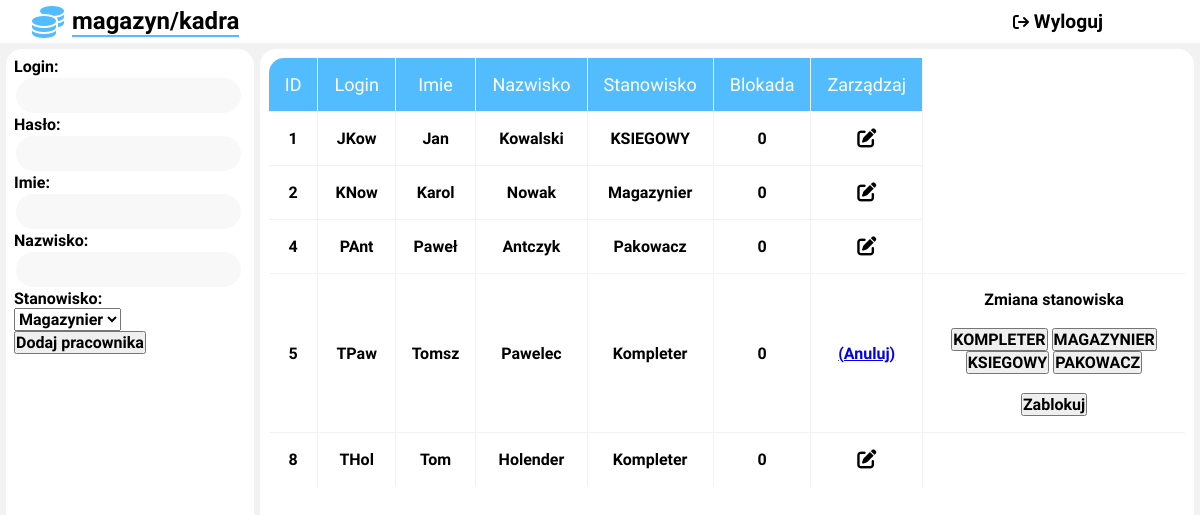
The page /mag/kadra.php?edit=5 on the database its author committed.
### tables this page shows
CREATE TABLE `pracownik` (
  `ID_PRACOWNIKA` int(11) NOT NULL,
  `IMIE` varchar(30) NOT NULL,
  `NAZWISKO` varchar(50) NOT NULL,
  `STANOWISKO` varchar(20) NOT NULL,
  `DATA_ZATRUDNIENIA` date NOT NULL,
  `HASLO` varchar(30) NOT NULL,
  `LOGIN` varchar(30) NOT NULL,
  `BLOKADA` tinyint(1) NOT NULL
);

### mag/kadra.php (the view, shortened to what this page needs)
<!DOCTYPE HTML>
<html>
<head>
	<link rel="stylesheet" type="text/css" href="style_kadra.css">
	<link rel="stylesheet" href="https://cdnjs.cloudflare.com/ajax/libs/font-awesome/6.1.0/css/all.min.css"/>
</head>
<body>
<div class="container">
<?php
$conn = mysqli_connect("localhost", "root", "", "magazyn");
mysqli_query($conn, 'SET NAMES utf8');
mysqli_query($conn, 'SET CHARACTER SET utf8');
mysqli_query($conn, "SET collation_connection = utf8_polish_ci");
?>
<div class="nav">
			<div class="logo">
				<i class="fa-solid fa-coins"></i>
				<h2>magazyn/kadra</h2>
			</div>
	<div class="nav_panel">
	<form action="klient.php" method="post">
			<button type="submit"><i class="fa-solid fa-arrow-right-from-bracket"></i> Wyloguj </button>
		</form>
	</div>
</div>
<div class="dodawanie">
	<form action="kadra-dodaj.php" method="post">
			Login:
			<br>
			<input type="text" name="login" required>
			<br>
			Hasło:
			<br>
			<input type="password" name="haslo"	required>
			<br>
			Imie:
			<br>
			<input type="text" name="imie" required>
			<br>
			Nazwisko:
			<br>
			<input type="text" name="nazwisko" required>
			<br>
			Stanowisko:
			<br>
			<select name="stanowisko" required>
			<option>Magazynier</option>
			</select>
			<button type="submit" value="Dodaj pracownika">Dodaj pracownika</button>
	</form>
</div>
<div class="panel">
	<table class="tab">
	<tr>
	<td><b>ID</b></td>
	<td><b>Login</b></td>
	<td><b>Imie</b></td>
	<td><b>Nazwisko</b></td>
	<td><b>Stanowisko</b></td>
	<td><b>Blokada</b></td>
	<td><b>Zarządzaj</b></td>
	</tr>
	<?php
		$result = mysqli_query($conn, "SELECT * FROM PRACOWNIK where STANOWISKO != 'Administrator'");
		while($row = mysqli_fetch_assoc($result))
		{
			$stan=$row['STANOWISKO'];
			$idu=$row['ID_PRACOWNIKA'];
			$log=$row['LOGIN'];
			$akt=$row['BLOKADA'];
			$im=$row['IMIE'];
			$naz=$row['NAZWISKO'];
			echo '<tr>';
			echo '<td>';
			echo $idu;
			echo '</td>';
			echo '<td>';
			echo $log;
			echo '</td>';
			echo '<td>';
			echo $im;
			echo '</td>';
			echo '<td>';
			echo $naz;
			echo '</td>';
			echo '<td>';
			echo $stan;
			echo '</td>';
			echo '<td>';
			echo $akt;
			echo '</td>';
			echo '<td>';
			if($_GET['edit'] == $idu)
			{
			echo '<a href="kadra.php?edit="';
			echo $idu;
			echo '"> (Anuluj)</a>';
			}
			else
			{
			echo '<a href="kadra.php?edit=';
			echo $idu;
			echo '"><i class="fa-solid fa-pen-to-square"></i></a>';
			}
			echo '</td>';
			if($_GET['edit']==$idu)
			{
			?>
			<td>
			<b class="nag2">Zmiana stanowiska</b>
			<br>
			<br>
			<form action="kadra-zmien.php" method="post">
			<button type="submit" name="upr" value="3">KOMPLETER</button>
			<button type="submit" name="upr" value="1">MAGAZYNIER</button>
			<button type="submit" name="upr" value="2">KSIEGOWY</button>
			<button type="submit" name="upr" value="4">PAKOWACZ</button>
			</form>
			<br>
			<form action="kadra-zmien.php" method="post">
			<?php
			if ($akt == 0) echo '<button type="submit" name="blok" value="0">Zablokuj</button>';
			else echo '<button type="submit" name="blok" value="1">Odblokuj</button>';
			echo '</form>';
		}
		}
	echo '</div>';
	?>
</div>
</body>
</html>

### mag/style_kadra.css (style rules this page uses)
* { font-family: 'Work Sans', sans-serif; font-weight: 600; font-size: medium; margin: 0; padding: 0; }
body { background: #f2f2f2; }
.container { display: grid; width: 100vw; min-height: 100vh; margin: 0; grid-gap: 6px; grid-template-columns: 1fr auto auto 1fr; grid-template-rows: auto 1fr; grid-template-areas: "nav nav nav nav" ". dodawanie panel ." ". dodawanie panel ."; }
.nav { grid-area: nav; background: white; color: black; display: grid; grid-template-columns: 1fr 1fr 1fr 1fr; grid-template-rows: repeat(4, auto) 1fr; grid-template-areas: "logo . . nav_panel" }
.logo { grid-area: logo; align-items: center; margin-left: 4vh; display: flex; float: left; text-align: left; width: 100%; color: black; }
.logo i { font-size: xx-large; font-weight: bolder; color: #52BCFF; }
.logo h2 { font-size: x-large; margin-left: 1vh; font-weight: bold; border-bottom: 2px solid #52BCFF; }
.nav_panel { grid-area: nav_panel; align-items: center; justify-content: center; display: flex; float: right; text-align: left; width: 100%; }
.nav_panel button { width: 100%; border:0.15em solid white; outline: none; justify-content: center; cursor: pointer; -webkit-appearance: none; font-weight: bold; font-size: larger; text-align: center; border-radius: 0.5rem; background-color: white; color: black; text-decoration: none; margin: 1vh; }
.dodawanie { grid-area: dodawanie; background: white; padding: 1vh; border-radius: 1rem; display: flex; justify-content: center; }
.dodawanie input { width: 90%; padding: 1vh; border:0.15em solid #FFFFFF; outline: none; justify-content: center; cursor: pointer; -webkit-appearance: none; font-weight: 600; font-size: medium; border-radius: 3rem; background-color: #F8F8F8; }
.panel { grid-area: panel; background: white; padding: 1vh; border-radius: 1rem; }
table { table-layout: fixed; border-collapse: collapse; border-radius: 1em; overflow: hidden; max-height: 400px; }
table, td, th { border: 1px solid #f2f2f2; }
table i { width: 100%; outline: none; justify-content: center; cursor: pointer; font-weight: bold; font-size: larger; text-align: center; color: black; }
td { padding: 1rem; text-align: center; align-items: center; }
tr:nth-child(1) { background-color: #52bcff; color: white; font-size: large; font-weight: lighter; border-radius: 1rem; }
tr:nth-child(1) b { font-size: large; font-weight: lighter; }

### rows shown on the page
pracownik: ID_PRACOWNIKA "1", LOGIN "JKow", IMIE "Jan", NAZWISKO "Kowalski", STANOWISKO "KSIEGOWY", BLOKADA "0"
pracownik: ID_PRACOWNIKA "2", LOGIN "KNow", IMIE "Karol", NAZWISKO "Nowak", STANOWISKO "Magazynier", BLOKADA "0"
pracownik: ID_PRACOWNIKA "4", LOGIN "PAnt", IMIE "Paweł", NAZWISKO "Antczyk", STANOWISKO "Pakowacz", BLOKADA "0"
pracownik: ID_PRACOWNIKA "5", LOGIN "TPaw", IMIE "Tomsz", NAZWISKO "Pawelec", STANOWISKO "Kompleter", BLOKADA "0", shows "Zablokuj"
pracownik: ID_PRACOWNIKA "8", LOGIN "THol", IMIE "Tom", NAZWISKO "Holender", STANOWISKO "Kompleter", BLOKADA "0"
